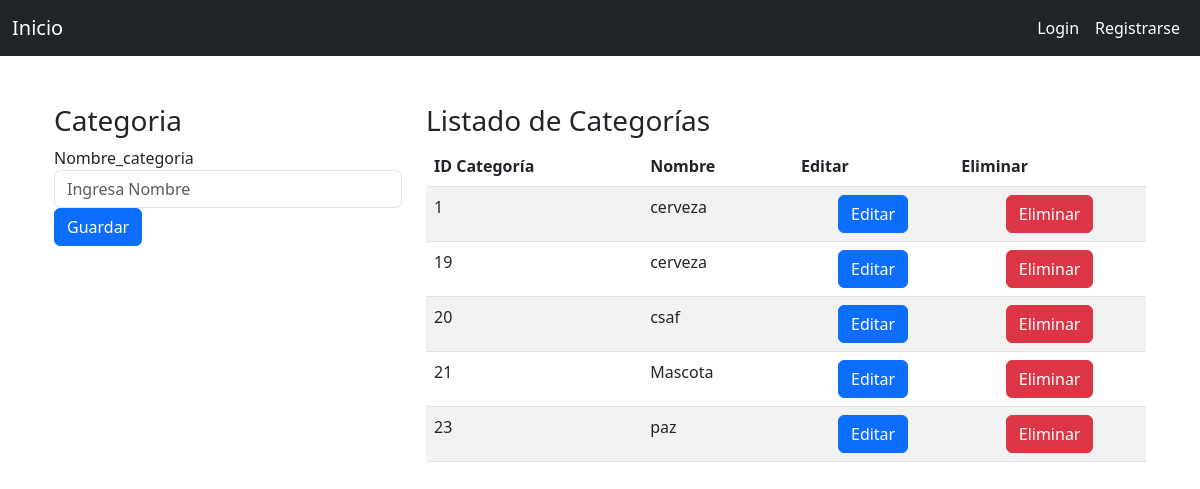
Page /categorias/ on the committed database.
### categorias/models.py (models this page shows, shortened)
class Categoria(models.Model):
    id_categoria = models.AutoField(primary_key=True)
    nombre = models.CharField(max_length=100)

### categorias/views.py (the view)
# urls.py: path('',views.listar_categoria),
def listar_categoria(request):
    categorias = Categoria.objects.all()
    return render (request,'listar_categoria.html',
                   context={'categorias':categorias,})

### categorias/templates/listar_categoria.html (shortened to what this page needs)
{% extends 'base.html' %}
{% block content %}
<div class="container mt-5">
    <div class="row">
        <div class="col-md-4">
            <h3>Categoria</h3>
            <form action="Guardar_categoria/" method="POST">
                <div class="form-group">
                    <label for="nombre">Nombre_categoria</label>
                    <input type="text" class="form-control" id="nombre" name="nombre" placeholder="Ingresa Nombre">
                </div>
                <button type="submit" class="btn btn-primary">Guardar</button>
            </form>
        </div>
        <div class="col-md-8">
            <h3>Listado de Categorías</h3>
            <div class="table-responsive">
                <table class="table table-striped">
                    <thead>
                        <tr>
                            <th scope="col">ID Categoría</th>
                            <th scope="col">Nombre</th>
                            <th scope="col">Editar</th>
                            <th scope="col">Eliminar</th>
                        </tr>
                    </thead>
                    <tbody>
                        {% for categoria in categorias %}
                        <tr>
                            <td>{{ categoria.id_categoria }}</td>
                            <td>{{ categoria.nombre }}</td>
                            <td class="text-center">
                                <a href="Editar_categoria/{{ categoria.id_categoria }}" class="btn btn-primary btn-md">Editar</a>
                            </td>
                            <td class="text-center">
                                <a href="Eliminar_categoria/{{ categoria.id_categoria }}" class="btn btn-danger btn-md">Eliminar</a>
                            </td>
                        </tr>
                        {% endfor %}
                    </tbody>
                </table>
            </div>
        </div>
    </div>
</div>
{% endblock content %}

### rows in the picture
Categoria: id_categoria "1", nombre "cerveza"
Categoria: id_categoria "19", nombre "cerveza"
Categoria: id_categoria "20", nombre "csaf"
Categoria: id_categoria "21", nombre "Mascota"
Categoria: id_categoria "23", nombre "paz"
